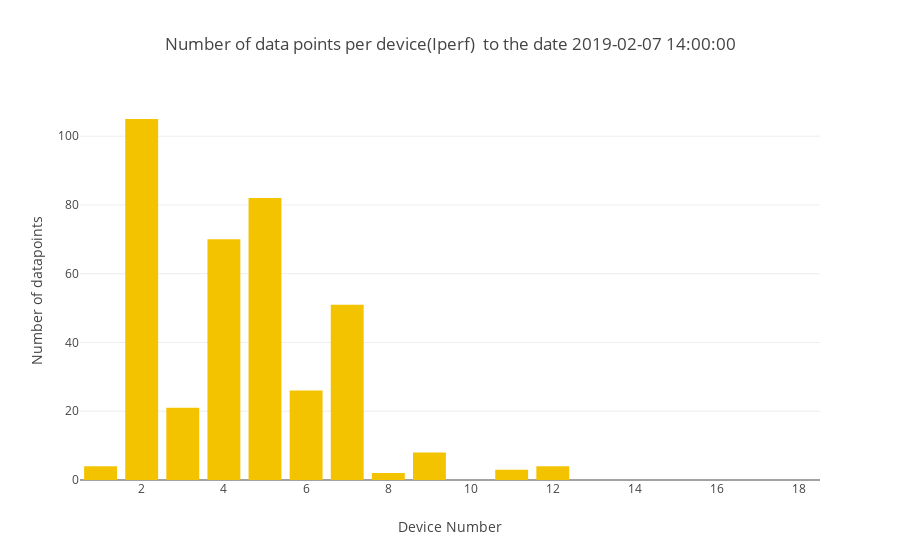

This figure's notebook cell:
### Code cell
simple_bar_plot(xvalues=device_numbers,
                yvalues=download_counts,
                name="ping datapoints",
                title="Number of data points per device(Iperf) "+ title_tail,
                ytitle="Number of datapoints")

### Figure 1 — Plotly figure (JSON) as saved in the notebook; plotly's stock layout.template omitted (floating-point values rounded to 4 significant figures)
{"data": [{"marker": {"color": "#F3C300"}, "name": "ping datapoints", "type": "bar", "uid": "83669bb3-038e-4a3d-93be-8c91540ba69c", "x": [1, 2, 3, 4, 5, 6, 7, 8, 9, 10, 11, 12, 14, 15, 16, 17, 18], "y": [4, 105, 21, 70, 82, 26, 51, 2, 8, 0, 3, 4, 0, 0, 0, 0, 0]}], "layout": {"barmode": "stack", "title": {"text": "Number of data points per device(Iperf)  to the date 2019-02-07 14:00:00"}, "xaxis": {"title": {"text": "Device Number"}}, "yaxis": {"title": {"text": "Number of datapoints"}}}}
